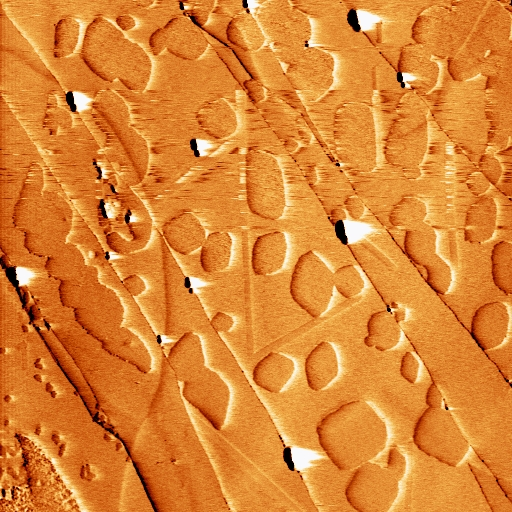
#> input picture Image dataset/1_amplitude.jpg, 512 x 512 px, found by its file name
$ jupyter execute FFT_Experiments.ipynb
#> lines starting #> are read from the running program, lines starting #| are printed output that depends on the picture
[cell 1]
from PIL import Image
import numpy as np
import matplotlib.pyplot as plt
from matplotlib import patches


image_path = "/content/1_amplitude.jpg"
img = Image.open(image_path)
#> img is the input picture: PIL image 512x512 RGB; mean R, G, B 219.3, 132.6, 51.5
img = img.convert("L")
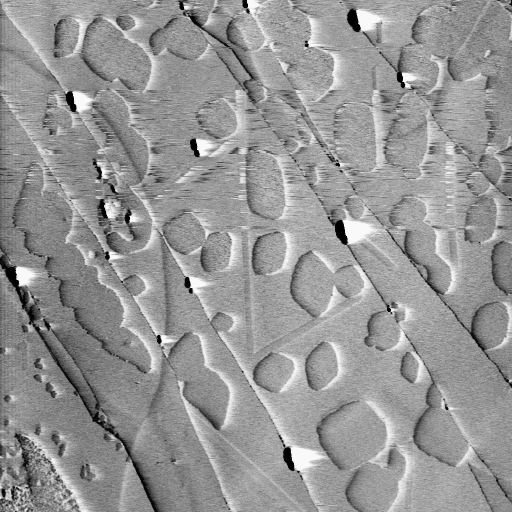
#> img: PIL image 512x512 L; min 0, max 250, mean 149.3
img_arr = np.asarray(img)
img_size = img_arr.shape
#> img_size = (512, 512)

fig1 = plt.figure(figsize=(8, 8))
ax = fig1.add_subplot(1, 1, 1)
plt.imshow(img_arr, cmap='gray')
plt.show()

[cell 2]
from PIL import Image
import numpy as np
import matplotlib.pyplot as plt
from matplotlib import patches

image_path = "/content/1_amplitude.jpg"
img = Image.open(image_path)
img = img.convert("L")
img_arr = np.asarray(img)
img_size = img_arr.shape

fft_image = np.fft.fft2(img_arr)
fft_image = np.fft.fftshift(fft_image)

fig1 = plt.figure(figsize=(8, 8))
ax = fig1.add_subplot(1, 1, 1)
plt.imshow(np.abs(fft_image), cmap='tab20')
plt.show()
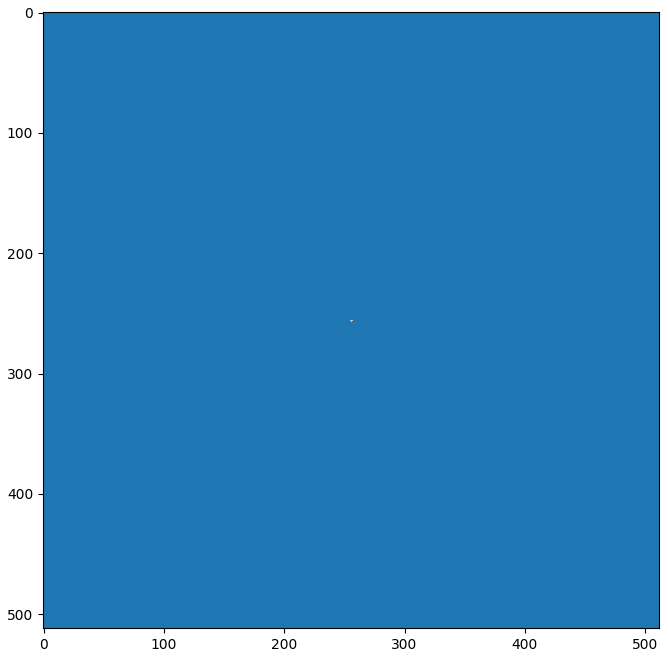
#> figure drawn by matplotlib, 1 panel

[cell 3]
import matplotlib.pyplot as plt
from PIL import Image
import numpy as np
from matplotlib import patches


def plotMask(ROI, edgeColor):
    rectROI = []
    for roi in ROI:
        top_left_x, bottom_right_x, top_left_y, bottom_right_y = roi[0], roi[1], roi[2], roi[3]

        # Create a rectangle patch
        rect = patches.Rectangle((top_left_x, top_left_y), bottom_right_x - top_left_x, bottom_right_y - top_left_y,
                                 linewidth=1, edgecolor=edgeColor, facecolor='none')
        rectROI.append(rect)

    return rectROI[0]


image_path = "/content/1_amplitude.jpg"
img = Image.open(image_path)
img = img.convert("L")
img_arr = np.asarray(img)
img_size = img_arr.shape

fft_image = np.fft.fft2(img_arr)
fft_image = np.fft.fftshift(fft_image)

mask = np.empty((img_size[0], img_size[1]))
mask_region = [252, 260, 252, 259]

for i in range(mask_region[2], mask_region[3] + 1):
    for j in range(mask_region[0], mask_region[1] + 1):
        mask[i][j] = 1

fig1 = plt.figure(figsize=(8, 8))
ax = fig1.add_subplot(1, 1, 1)
ax.add_patch(plotMask(np.array([mask_region]), 'r'))
plt.imshow(np.abs(fft_image), cmap='tab20')
plt.show()

[cell 4]
import matplotlib.pyplot as plt
from PIL import Image
import numpy as np
from matplotlib import patches

# [11 lines left out: function plotMask, not called in this run]

image_path = "/content/1_amplitude.jpg"
img = Image.open(image_path)
img = img.convert("L")
img_arr = np.asarray(img)
img_size = img_arr.shape

# Compute FFT
fft_image = np.fft.fft2(img_arr)
fft_image = np.fft.fftshift(fft_image)

# Define mask region
mask_region = [252, 258, 252, 259]

# Create a mask
mask = np.zeros_like(img_arr)
mask[mask_region[2]:mask_region[3]+1, mask_region[0]:mask_region[1]+1] = 1

# Apply the mask to the FFT-shifted image
masked_fft_image = fft_image * mask

# Display the masked FFT-shifted image
plt.figure(figsize=(8, 8))
plt.imshow(np.abs(masked_fft_image), cmap='gray')
plt.title('Masked FFT-shifted Image')
plt.colorbar(label='Magnitude')
plt.show()
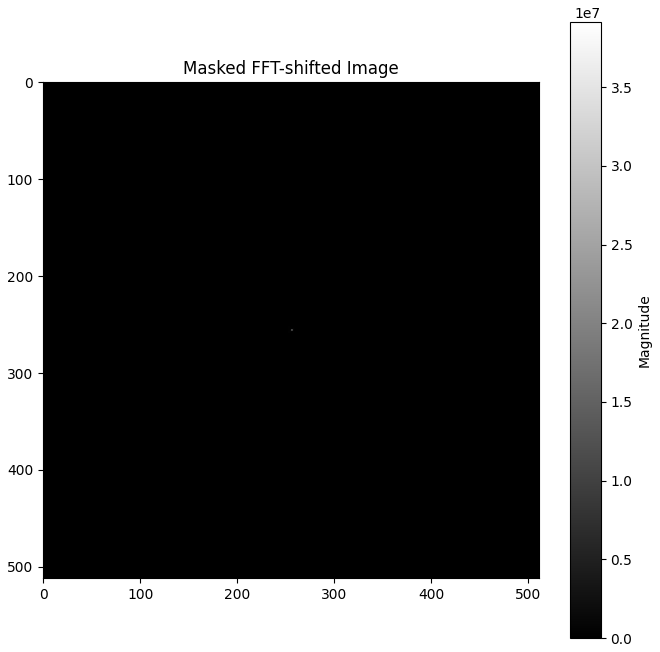
#> figure drawn by matplotlib, 2 panels

[cell 5]
import matplotlib.pyplot as plt
from PIL import Image
import numpy as np
from matplotlib import patches

# [11 lines left out: function plotMask, not called in this run]

image_path = "/content/1_amplitude.jpg"
img = Image.open(image_path)
img = img.convert("L")
img_arr = np.asarray(img)
img_size = img_arr.shape

# Compute FFT
fft_image = np.fft.fft2(img_arr)
fft_image = np.fft.fftshift(fft_image)

# Define mask region
mask_region = [252, 258, 252, 259]

# Create a mask
mask = np.zeros_like(img_arr)
mask[mask_region[2]:mask_region[3]+1, mask_region[0]:mask_region[1]+1] = 1

# Apply the mask to the FFT-shifted image
masked_fft_image = fft_image * mask

# Perform inverse FFT to obtain the output image
output_image = np.fft.ifftshift(masked_fft_image)
output_image = np.fft.ifft2(output_image)
output_image = np.abs(output_image)
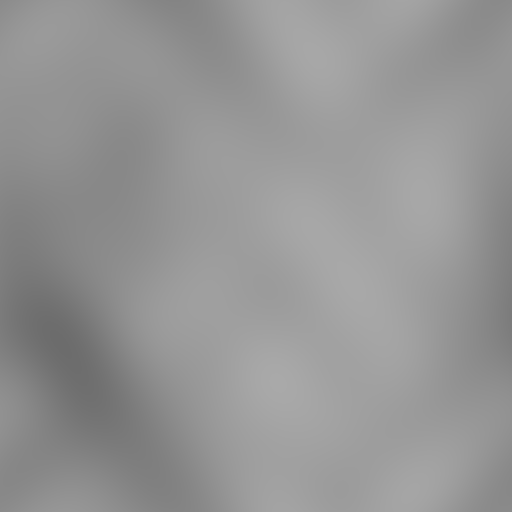
#> output_image: shape (512, 512) float64; min 108.5, max 169.3, mean 149.3

# Display the output image
plt.figure(figsize=(8, 8))
plt.imshow(output_image, cmap='gray')
plt.title('Output Image')
plt.colorbar(label='Intensity')
plt.show()
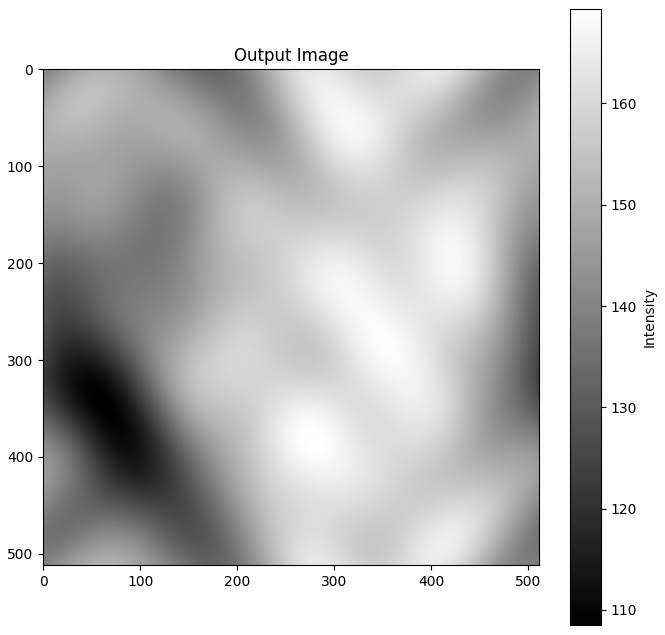
#> figure drawn by matplotlib, 2 panels

[cell 6]
import matplotlib.pyplot as plt
from PIL import Image
import numpy as np
from matplotlib import patches

# [11 lines left out: function plotMask, not called in this run]

image_path = "/content/1_amplitude.jpg"
img = Image.open(image_path)
img = img.convert("L")
img_arr = np.asarray(img)
img_size = img_arr.shape

# Compute FFT
fft_image = np.fft.fft2(img_arr)
fft_image_shifted = np.fft.fftshift(fft_image)

# Define mask region
mask_region = [252, 260, 252, 259]

# Create a mask
mask = np.zeros_like(img_arr)
mask[mask_region[2]:mask_region[3]+1, mask_region[0]:mask_region[1]+1] = 1

# Apply the mask to the FFT-shifted image
masked_fft_image = fft_image_shifted * mask

# Inverse FFT to get the denoised image
denoised_image = np.fft.ifft2(np.fft.ifftshift(masked_fft_image)).real

# Display the denoised image
plt.figure(figsize=(8, 8))
plt.imshow(denoised_image, cmap='gray')
plt.title('Denoised Image after Masking')
plt.axis('off')
plt.show()

[cell 7]
import matplotlib.pyplot as plt
from PIL import Image
import numpy as np
from scipy.ndimage import gaussian_filter
from matplotlib import patches

# [11 lines left out: function plotMask, not called in this run]

image_path = "/content/1_amplitude.jpg"
img = Image.open(image_path)
img = img.convert("L")
img_arr = np.asarray(img)
img_size = img_arr.shape

# Compute FFT
fft_image = np.fft.fft2(img_arr)
fft_image_shifted = np.fft.fftshift(fft_image)

# Define Gaussian filter parameters
sigma = 20 # Adjust sigma according to the level of noise

# Create Gaussian filter in frequency domain
gaussian_filter_fft = gaussian_filter(np.abs(fft_image_shifted), sigma)
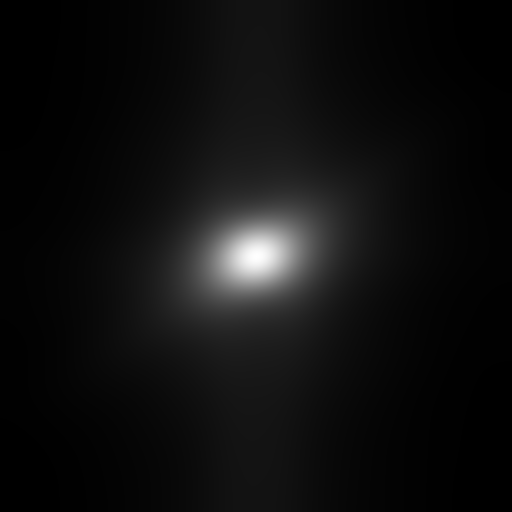
#> gaussian_filter_fft: shape (512, 512) float64; min 2276.6, max 96691.8, mean 8104.8; drawn with min black and max white

# Apply the filter to FFT-shifted image
denoised_fft_image = fft_image_shifted * gaussian_filter_fft

# Inverse FFT to get the denoised image
denoised_image = np.fft.ifft2(np.fft.ifftshift(denoised_fft_image)).real
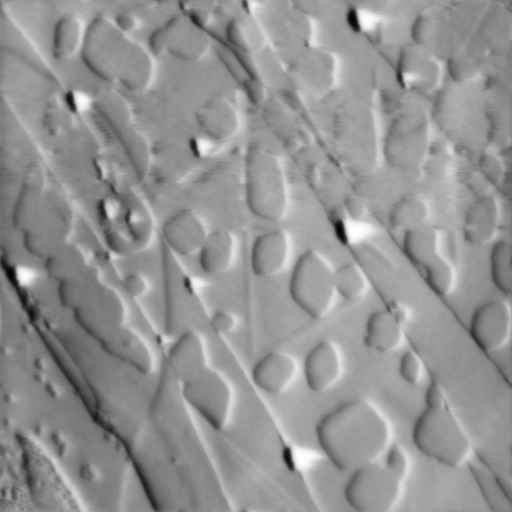
#> denoised_image: shape (512, 512) float64; min 1310553.3, max 24013667, mean 14437497.8; drawn with min black and max white

# Display the denoised image
plt.figure(figsize=(8, 8))
plt.imshow(denoised_image, cmap='gray')
plt.title('Denoised Image')
plt.axis('off')
plt.show()

[cell 8]
import matplotlib.pyplot as plt
from PIL import Image
import numpy as np
from scipy.ndimage import gaussian_filter
from matplotlib import patches

# Normalize the denoised image to the range [0, 255]
denoised_image_normalized = (denoised_image - np.min(denoised_image)) / (np.max(denoised_image) - np.min(denoised_image)) * 255

# Convert the denoised image to uint8
denoised_image_uint8 = np.uint8(denoised_image_normalized)


# [11 lines left out: function plotMask, not called in this run]

image_path = "/content/1_amplitude.jpg"
img = Image.open(image_path)
img_arr = np.array(img)
img_size = img_arr.shape
#> img_size = (512, 512, 3)

# Convert the image to numpy array
img_array = np.array(img)

# Compute FFT for each channel
fft_image = np.fft.fft2(img_array, axes=(0, 1))
fft_image_shifted = np.fft.fftshift(fft_image, axes=(0, 1))

# Define Gaussian filter parameters
sigma = 10  # Adjust sigma according to the level of noise

# Create Gaussian filter in frequency domain
gaussian_filter_fft = gaussian_filter(np.abs(fft_image_shifted), sigma)
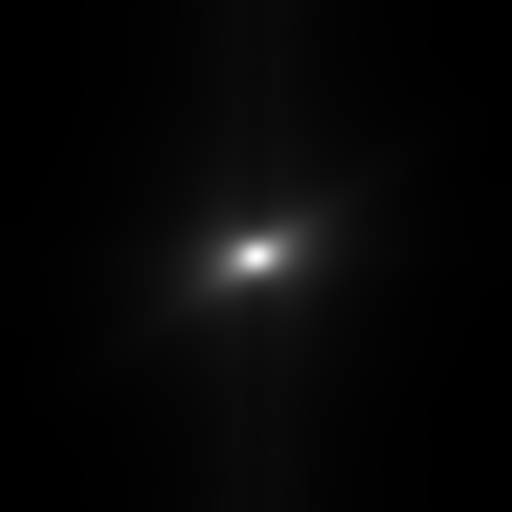
#> gaussian_filter_fft: shape (512, 512, 3) float64; mean of channels 0, 1, 2 8073.1, 8073.1, 8073.1; drawn with min black and max white

# Apply the filter to FFT-shifted image
denoised_fft_image = fft_image_shifted * gaussian_filter_fft

# Inverse FFT to get the denoised image
denoised_image = np.fft.ifft2(np.fft.ifftshift(denoised_fft_image, axes=(0, 1))).real
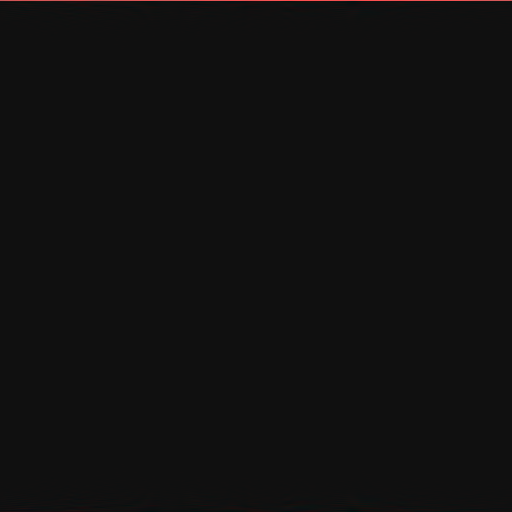
#> denoised_image: shape (512, 512, 3) float64; mean of channels 0, 1, 2 26768236.7, 8388688.1, 8388688.2; drawn with min black and max white

# Convert the denoised image to uint8
denoised_image_uint8 = np.uint8(np.abs(denoised_image))
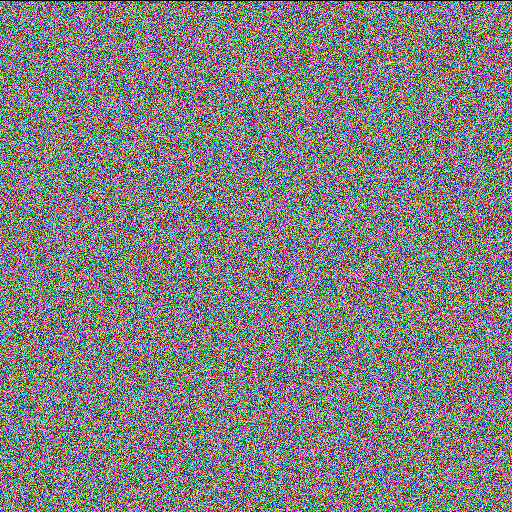
#> denoised_image_uint8: shape (512, 512, 3); mean of channels 0, 1, 2 127.6, 127.3, 127.3; drawn as R, G, B

# Display the denoised color image
plt.figure(figsize=(8, 8))
plt.imshow(denoised_image_uint8)
plt.title('Denoised Color Image')
plt.axis('off')
plt.show()

$ run again, with Image dataset/10_amplitude.jpg copied over Image dataset/1_amplitude.jpg
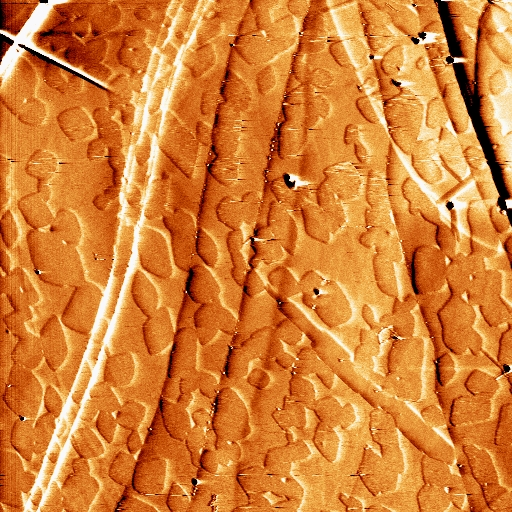
#> input picture Image dataset/10_amplitude.jpg, 512 x 512 px, found by its file name
#> img is the input picture: PIL image 512x512 RGB; mean R, G, B 212.9, 128.1, 54
#> img: PIL image 512x512 L
#> `denoised_image = np.fft.ifft2(np.fft.ifftshift(denoised_fft_image)).real`:
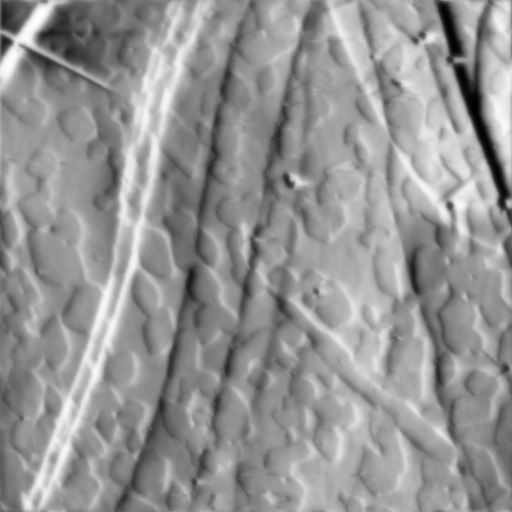
#> denoised_image: shape (512, 512) float64; min 446459.2, max 31455032.1, mean 18530086.5; drawn with min black and max white
#> `denoised_image_uint8 = np.uint8(np.abs(denoised_image))`:
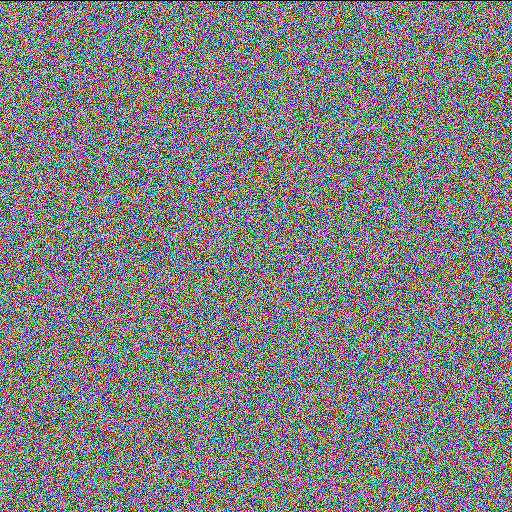
#> denoised_image_uint8: shape (512, 512, 3); mean of channels 0, 1, 2 127.2, 127.4, 127.5; drawn as R, G, B

$ run again, with Image dataset/11_amplitude.jpg copied over Image dataset/1_amplitude.jpg
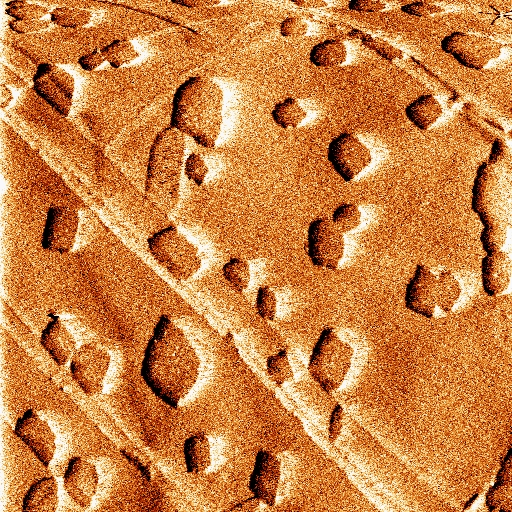
#> input picture Image dataset/11_amplitude.jpg, 512 x 512 px, found by its file name
#> img is the input picture: PIL image 512x512 RGB; mean R, G, B 202, 128.7, 66.6
#> img: PIL image 512x512 L
#> `denoised_image_uint8 = np.uint8(np.abs(denoised_image))`:
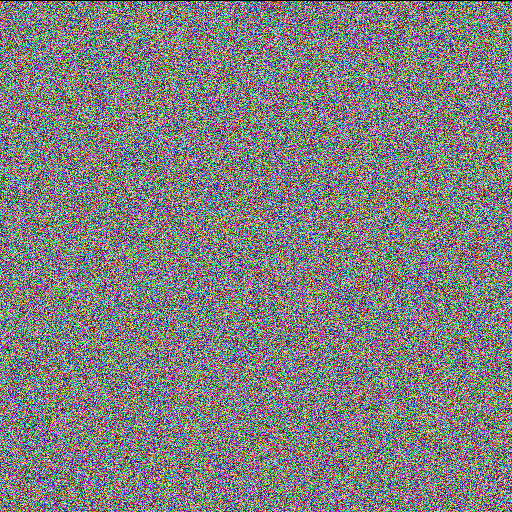
#> denoised_image_uint8: shape (512, 512, 3); mean of channels 0, 1, 2 127.5, 127.1, 127.3; drawn as R, G, B
